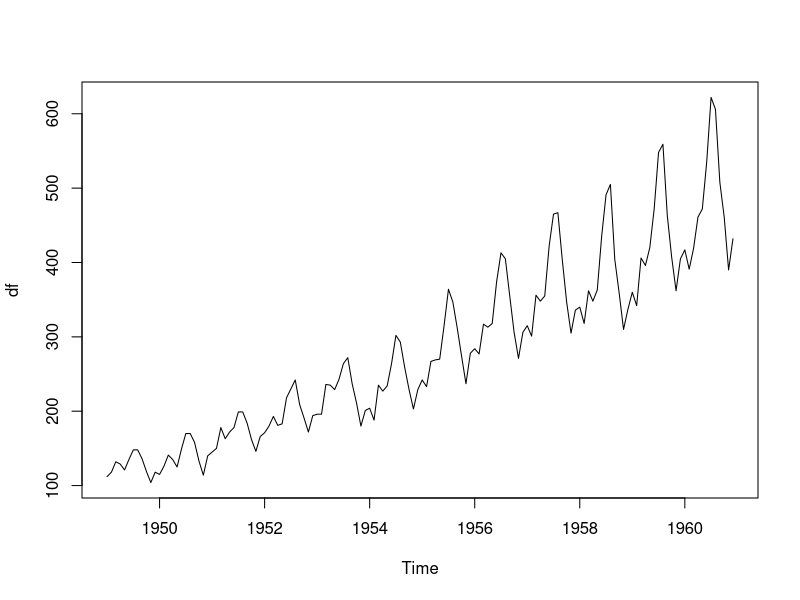
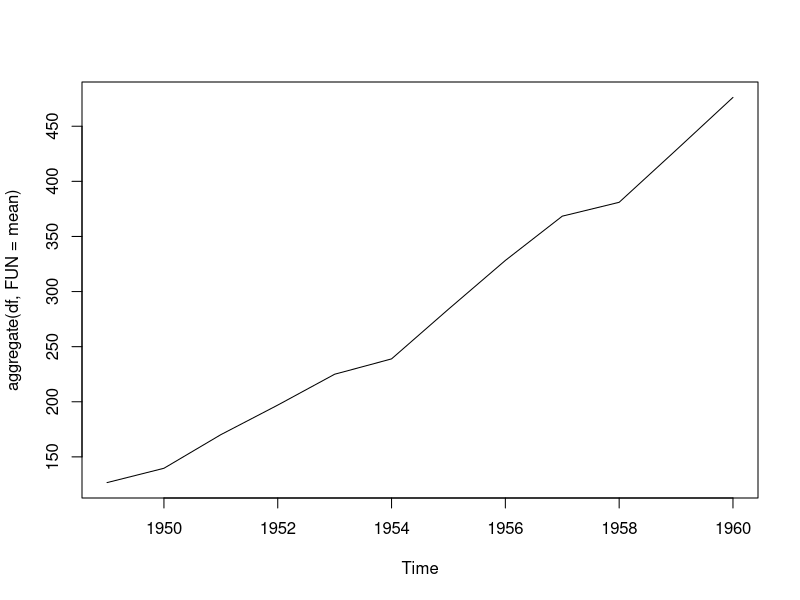
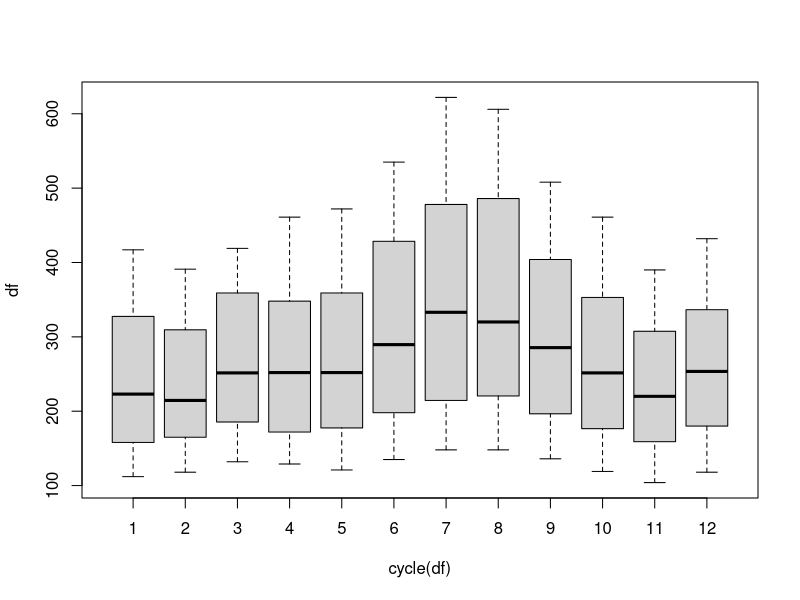

Write the R code that produced these figures, in order.
## ---- chunk 1
data("AirPassengers")
df <- AirPassengers
print(summary(df))

start(df)

plot(df)

plot(aggregate(df,FUN=mean))

boxplot(df~cycle(df))
